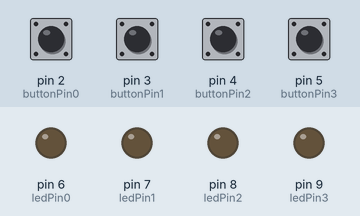
Recording of a sketch running on a simulated Arduino Uno, built with avr-gcc and run on an emulated ATmega328P. Parts: output pins drawn as LEDs (lit = HIGH). The test bench sets the inputs (shaded band); at power-on: pin 2 (buttonPin0), pin 3 (buttonPin1), pin 4 (buttonPin2), pin 5 (buttonPin3) LOW.

Above: at 1.2 s.
1.3 s: pin 2 (buttonPin0) pulled HIGH for 1 s
At 1.8 s:
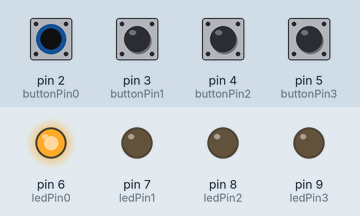
4.3 s: pin 3 (buttonPin1) pulled HIGH for 0.15 s
At 4.4 s:
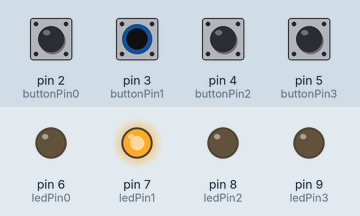
6.0 s: pin 4 (buttonPin2) pulled HIGH for 0.15 s
At 6.1 s:
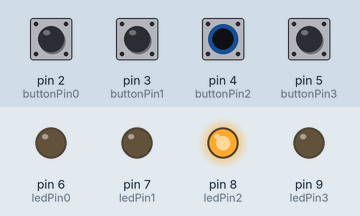
7.7 s: pin 5 (buttonPin3) pulled HIGH for 0.15 s
At 7.8 s:
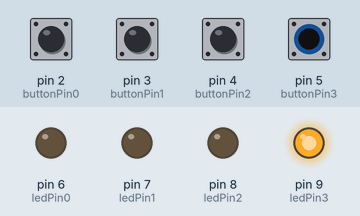
Timing chart, 0 to 10.4 s (numbered marks = the images above; inputs shaded):
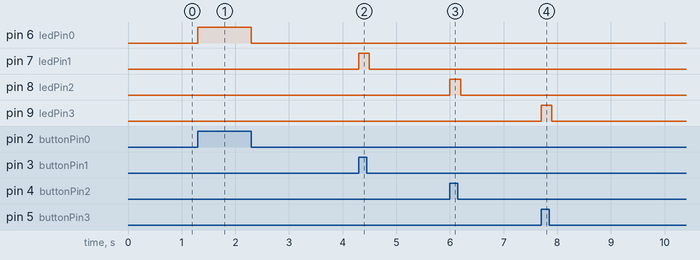

The sketch:

Debounce_Game.ino
```cpp
const int buttonPin0 = 2;
const int ledPin0 = 6;

const int buttonPin1 = 3;
const int ledPin1 = 7;

const int buttonPin2 = 4;
const int ledPin2 = 8;

const int buttonPin3 = 5;
const int ledPin3 = 9;

// Variables will change:
int ledState0 = LOW;
int buttonState0;
int lastButtonState0 = LOW;

int ledState1 = LOW;
int buttonState1;
int lastButtonState1 = LOW;

int ledState2 = LOW;
int buttonState2;
int lastButtonState2 = LOW;

int ledState3 = LOW;
int buttonState3;
int lastButtonState3 = LOW;

long lastDebounceTime = 0;  // the last time the output pin was toggled
long debounceDelay = 50;    // the debounce time; increase if the output flickers

void setup() {
  pinMode(buttonPin0, INPUT);
  pinMode(ledPin0, OUTPUT);

  pinMode(buttonPin1, INPUT);
  pinMode(ledPin1, OUTPUT);

  pinMode(buttonPin2, INPUT);
  pinMode(ledPin2, OUTPUT);

  pinMode(buttonPin3, INPUT);
  pinMode(ledPin3, OUTPUT);

  // set initial LED state
  digitalWrite(ledPin0, ledState0);
  digitalWrite(ledPin1, ledState1);
  digitalWrite(ledPin2, ledState2);
  digitalWrite(ledPin3, ledState3);

}

boolean debounce(boolean last, int btnNum){
  if (btnNum ==0){
      boolean current = digitalRead(buttonPin0);
      if (last != current)
      {
        delay(5);
        current = digitalRead(buttonPin0);
      }
      return current;

  }else if (btnNum == 1){

  }else if (btnNum == 2){

  }else if (btnNum == 3){

  }
}

void loop() {
  if (digitalRead(buttonPin0) == HIGH ){
    digitalWrite(ledPin0, HIGH);
    delay(100);
    digitalWrite(ledPin0, LOW);
  }else if (digitalRead(buttonPin1) == HIGH ){
    digitalWrite(ledPin1, HIGH);
    delay(100);
    digitalWrite(ledPin1, LOW);
  }else if (digitalRead(buttonPin2) == HIGH ){
    digitalWrite(ledPin2, HIGH);
    delay(100);
    digitalWrite(ledPin2, LOW);
  }else if (digitalRead(buttonPin3) == HIGH ){
    digitalWrite(ledPin3, HIGH);
    delay(100);
    digitalWrite(ledPin3, LOW);
  }


}
```

Measured:
- after the input at 1.3 s, pin 6 (ledPin0): LOW → HIGH at once, → LOW 1.0 s later
- after the input at 4.3 s, pin 7 (ledPin1): LOW → HIGH at once, → LOW 0.20 s later
- after the input at 6.0 s, pin 8 (ledPin2): LOW → HIGH at once, → LOW 0.20 s later
- after the input at 7.7 s, pin 9 (ledPin3): LOW → HIGH at once, → LOW 0.20 s later
